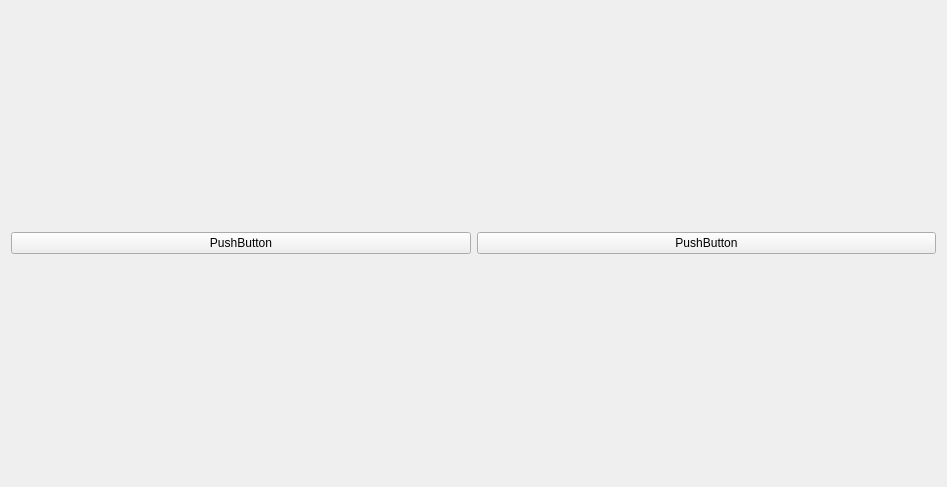
<?xml version="1.0" encoding="UTF-8"?>
<ui version="4.0">
 <class>dgst</class>
 <widget class="QWidget" name="dgst">
  <property name="geometry">
   <rect>
    <x>0</x>
    <y>0</y>
    <width>947</width>
    <height>487</height>
   </rect>
  </property>
  <property name="windowTitle">
   <string>Form</string>
  </property>
  <layout class="QHBoxLayout" name="horizontalLayout">
   <item>
    <widget class="QPushButton" name="pushButton">
     <property name="text">
      <string>PushButton</string>
     </property>
    </widget>
   </item>
   <item>
    <widget class="QPushButton" name="pushButton_2">
     <property name="text">
      <string>PushButton</string>
     </property>
    </widget>
   </item>
  </layout>
 </widget>
 <resources/>
 <connections/>
</ui>
